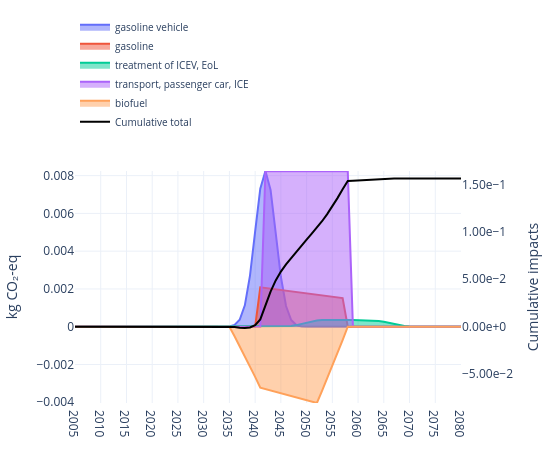

Notebook cell for this chart:
### Code cell
fig = plot_temporal_scores(
    stacked=False,
    legend_top_n=5,
    show_flow_contributions=False,
    trails=trails,
    title="",
    method_label="kg CO₂-eq",
    cumulative=False,
    width=550,
    height=450,
    year_tick=5,
    year_range=(2005, 2080),
    show_cumulative_axis=True,
    cumulative_axis_label="Cumulative impacts",
    legend_y=1.15,
    static_score=trails.static_score,
    static_score_dash= "dot",
    static_score_color= "red",
    #y_max=0.001,
    #y2_max=0.005
)
fig.show()
